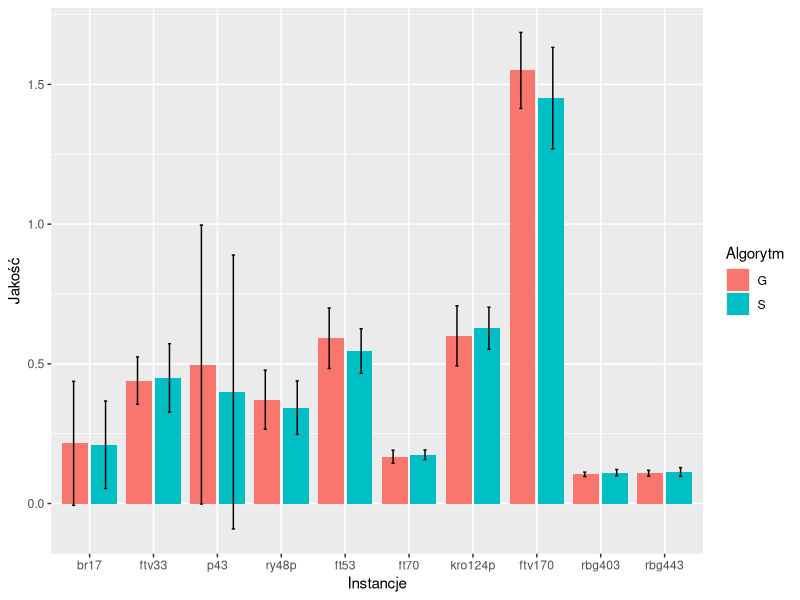
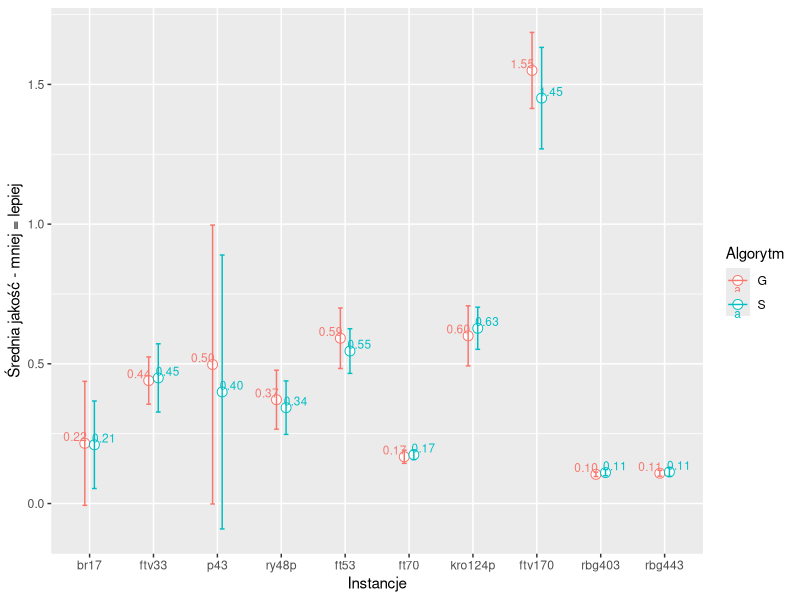
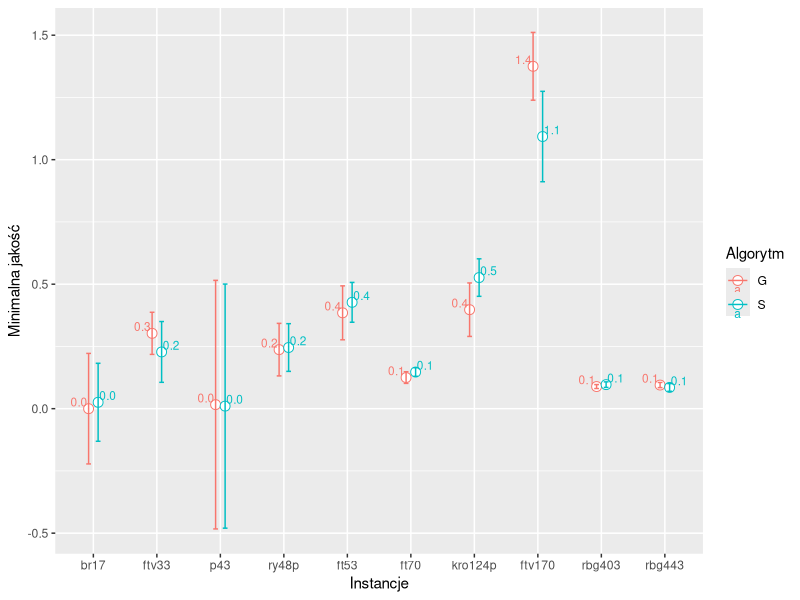
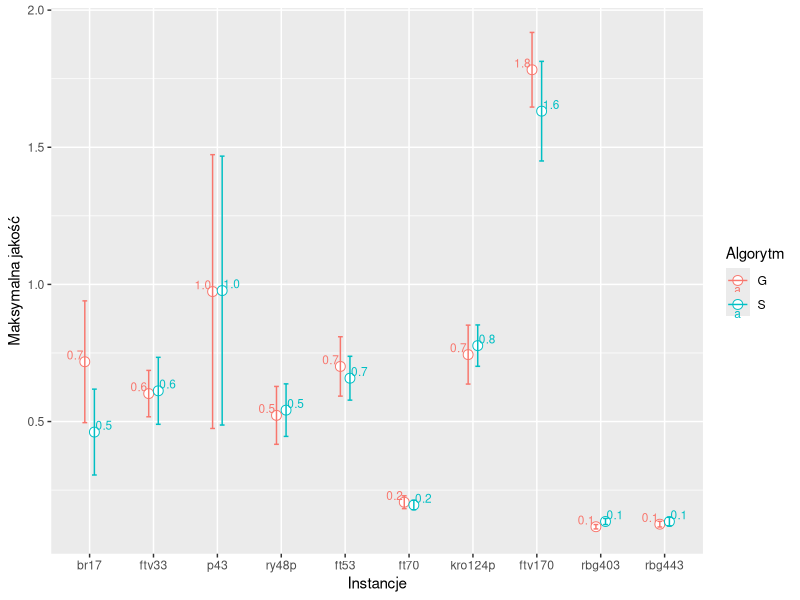
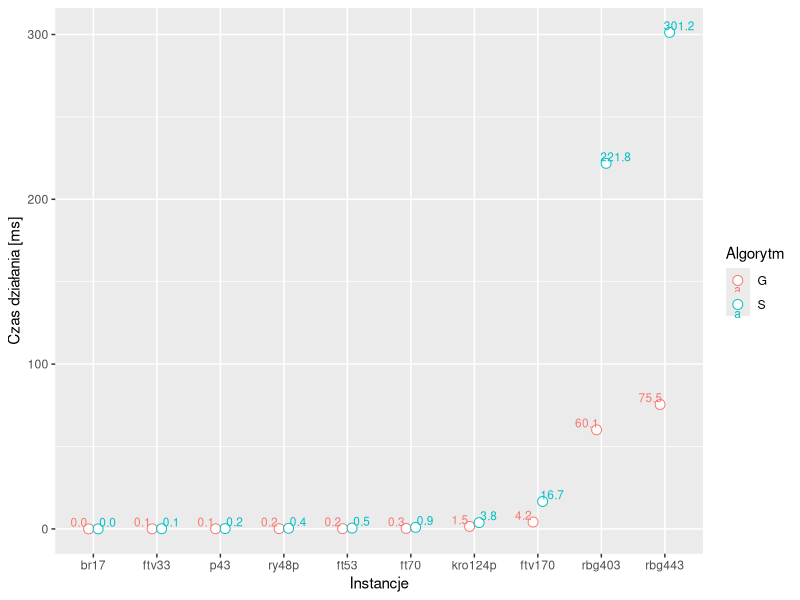
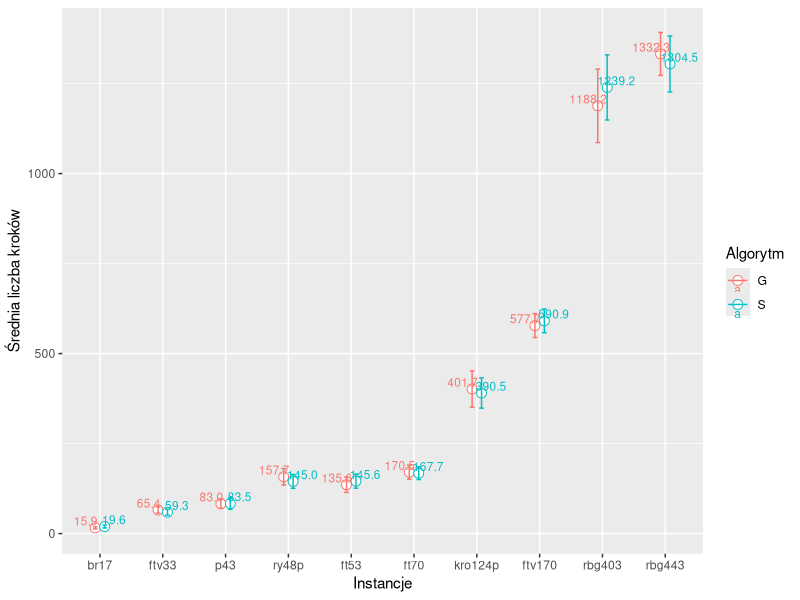
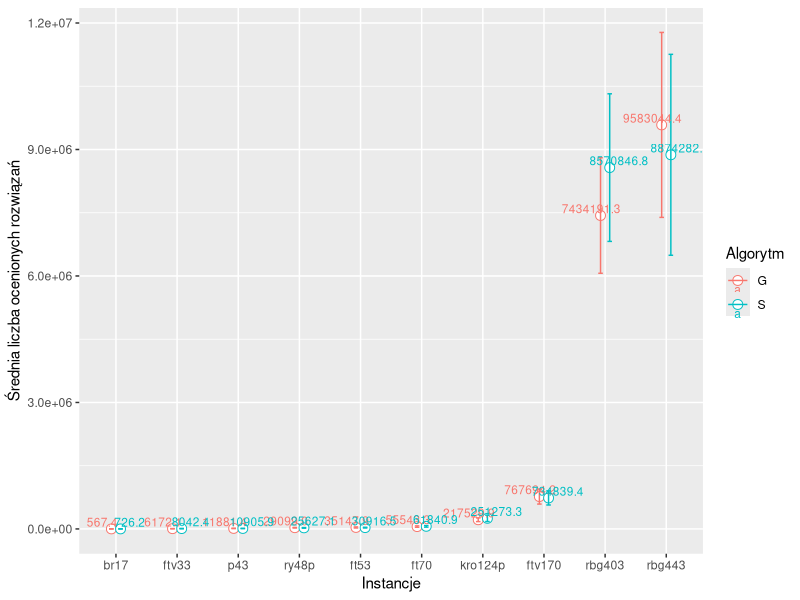
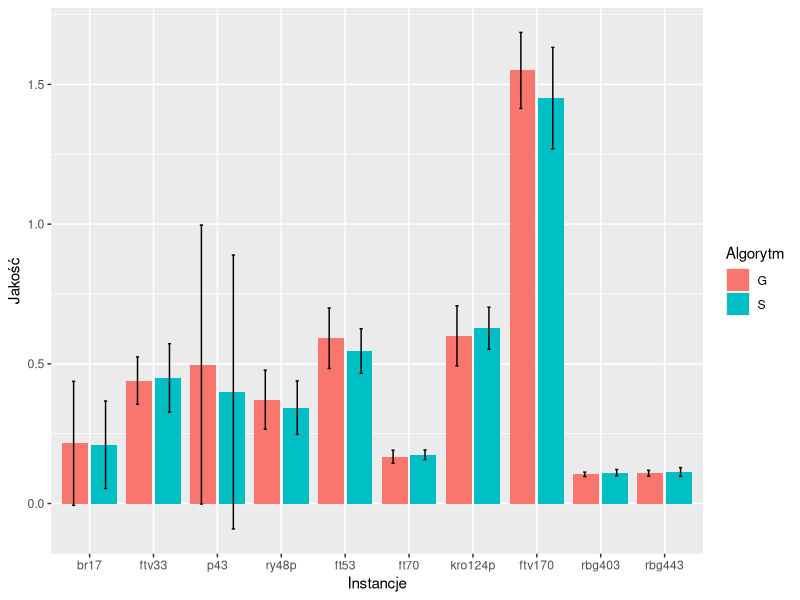

These figures' R source, in order:
## ---- chunk 1
knitr::opts_chunk$set(echo = TRUE)
## ---- chunk 2
library(dplyr)
library(ggplot2)
## ---- chunk 3
print(getwd())
results <- read.table("./../results/results.csv", head=TRUE, sep=",")
#perm <- select(results, "resultPermutation")[1,1]
#as.numeric(unlist(strsplit(perm, "\\|")))
algs_symbols <- list(Greedy="G", Steepest="S", SimpleHeur="H", Random="R", RandomWalker="RW")
results <- mutate(results, algName=algs_symbols[algName])
algs_unique_names <- unique(results[["algName"]])
results <- as.data.frame(lapply(results, unlist))
knitr::kable(head(results, 21))
## ---- chunk 4
gp <- group_by(results, algName, setName)
gp <- summarize(gp, diff=mean((result-optimalResult)/optimalResult), std=sd((result-optimalResult)/optimalResult), nOfCities=mean(nOfCities))
knitr::kable(gp)

plot <- ggplot(gp, aes(x=reorder(setName, nOfCities), y=diff, std=std, group=algName, fill=factor(algName))) +
  geom_bar(stat="identity", position="dodge2") +
  #geom_point() +
  #geom_line() +
  geom_errorbar(aes(ymin=diff-std, ymax=diff+std), position = position_dodge(1), width=0.1) +
  #geom_text(aes(label=sprintf("%0.1f", round(diff, digits=2))), position=position_dodge(width=0.9), vjust=-0.25) +
  labs(x="Instancje", y="Jakość", fill="Algorytm")
  
  filename <- paste("../results/zad2_point1_all", ".pdf", sep="")
  ggsave(filename, plot=plot)
  print(plot)
## ---- chunk 5
gp <- group_by(results, algName, setName)
gp <- summarize(gp, diff=mean((result-optimalResult)/optimalResult), std=sd((result-optimalResult)/optimalResult), nOfCities=mean(nOfCities))
knitr::kable(head(gp))

pd <- position_dodge(0.3)
plot <- ggplot(gp, aes(x=reorder(setName, nOfCities), y=diff, std=std, group=algName, colour=algName)) +
  #geom_line(aes(linetype=algName)) +
  geom_point(size=3, shape=21, fill="white", position=pd) +
  geom_errorbar(aes(ymin=diff-std, ymax=diff+std, width=0.15), position=pd) +
  geom_text(aes(label=sprintf("%0.2f", round(diff, digits=2))), position=position_dodge(width=0.9), vjust=-0.25, size=3) +
  labs(x="Instancje", y="Średnia jakość - mniej = lepiej") +
  scale_color_discrete(name="Algorytm")
  
  filename <- paste("../results/zad2_point1_mean_all", ".pdf", sep="")
  ggsave(filename, plot=plot)
  print(plot)
## ---- chunk 6
gp <- group_by(results, algName, setName)
gp <- summarize(gp, diff=min((result-optimalResult)/optimalResult), std=sd((result-optimalResult)/optimalResult), nOfCities=mean(nOfCities))

pd <- position_dodge(0.3)
plot <- ggplot(gp, aes(x=reorder(setName, nOfCities), y=diff, std=std, group=algName, colour=algName)) +
  #geom_line(aes(linetype=algName)) +
  geom_point(size=3, shape=21, fill="white", position=pd) +
  geom_errorbar(aes(ymin=diff-std, ymax=diff+std, width=0.15), position=pd) +
  geom_text(aes(label=sprintf("%0.1f", round(diff, digits=2))), position=position_dodge(width=0.9), vjust=-0.25, size=3) +
  labs(x="Instancje", y="Minimalna jakość") +
  scale_color_discrete(name="Algorytm")

  filename <- paste("../results/zad2_point1_min_all", ".pdf", sep="")
  ggsave(filename, plot=plot)
  print(plot)

## ---- chunk 7
gp <- group_by(results, algName, setName)
gp <- summarize(gp, diff=max((result-optimalResult)/optimalResult), std=sd((result-optimalResult)/optimalResult), nOfCities=mean(nOfCities))

pd <- position_dodge(0.3)
plot <- ggplot(gp, aes(x=reorder(setName, nOfCities), y=diff, std=std, group=algName, colour=algName)) +
  #geom_line(aes(linetype=algName)) +
  geom_point(size=3, shape=21, fill="white", position=pd) +
  geom_errorbar(aes(ymin=diff-std, ymax=diff+std, width=0.15), position=pd) +
  geom_text(aes(label=sprintf("%0.1f", round(diff, digits=2))), position=position_dodge(width=0.9), vjust=-0.25, size=3) +
  labs(x="Instancje", y="Maksymalna jakość") +
  scale_color_discrete(name="Algorytm")

  filename <- paste("../results/zad2_point1_max_all", ".pdf", sep="")
  ggsave(filename, plot=plot)
  print(plot)

## ---- chunk 8
gp <- group_by(results, algName, setName)
gp <- summarize(gp, timeOfRunningInMs=mean(timeOfRunningInMs), std=sd(timeOfRunningInMs), nOfCities=mean(nOfCities))

pd <- position_dodge(0.3)
plot <- ggplot(gp, aes(x=reorder(setName, nOfCities), y=timeOfRunningInMs, group=algName, colour=algName)) +
  #geom_line(aes(linetype=algName)) +
  geom_point(size=3, shape=21, fill="white", pd=position_dodge(0.1), position=pd) +
  geom_text(aes(label=sprintf("%0.1f", round(timeOfRunningInMs, digits=2))), position=position_dodge(width=0.9), vjust=-0.25, size=3) +
  labs(x="Instancje", y="Czas działania [ms]") +
  scale_color_discrete(name="Algorytm")

  filename <- paste("../results/zad2_point2_all", ".pdf", sep="")
  ggsave(filename, plot=plot)
  print(plot)

## ---- chunk 9
gp <- group_by(results, algName, setName)
gp <- summarize(gp, meanNumberOfSteps=mean(numberOfSteps), std=sd(numberOfSteps), nOfCities=mean(nOfCities))

pd <- position_dodge(0.3)
plot <- ggplot(gp, aes(x=reorder(setName, nOfCities), y=meanNumberOfSteps, group=algName, colour=algName)) +
  #geom_line(aes(linetype=algName)) +
  geom_point(size=3, shape=21, fill="white", position=pd) +
  geom_errorbar(aes(ymin=meanNumberOfSteps-std, ymax=meanNumberOfSteps+std, width=0.15), position=pd) +
  geom_text(aes(label=sprintf("%0.1f", round(meanNumberOfSteps, digits=2))), position=position_dodge(width=0.9), vjust=-0.25, size=3) +
  labs(x="Instancje", y="Średnia liczba kroków") +
  scale_color_discrete(name="Algorytm")
  
  filename <- paste("../results/zad2_point4_all", ".pdf", sep="")
  ggsave(filename, plot=plot)
  print(plot)

## ---- chunk 10
gp <- group_by(results, algName, setName)
gp <- summarize(gp, meanNumberOfCheckedResults=mean(numberOfCheckedResults), std=sd(numberOfCheckedResults), nOfCities=mean(nOfCities))

pd <- position_dodge(0.3)
plot <- ggplot(gp, aes(x=reorder(setName, nOfCities), y=meanNumberOfCheckedResults, group=algName, colour=algName)) +
  #geom_line(aes(linetype=algName)) +
  geom_point(size=3, shape=21, fill="white", position=pd) +
  geom_errorbar(aes(ymin=meanNumberOfCheckedResults-std, ymax=meanNumberOfCheckedResults+std, width=0.15), position=pd) +
  geom_text(aes(label=sprintf("%0.1f", round(meanNumberOfCheckedResults, digits=2))), position=position_dodge(width=0.9), vjust=-0.25, size=3) +
  labs(x="Instancje", y="Średnia liczba ocenionych rozwiązań") +
  scale_color_discrete(name="Algorytm")


  filename <- paste("../results/zad2_point5_all", ".pdf", sep="")
  ggsave(filename, plot=plot)
  print(plot)


